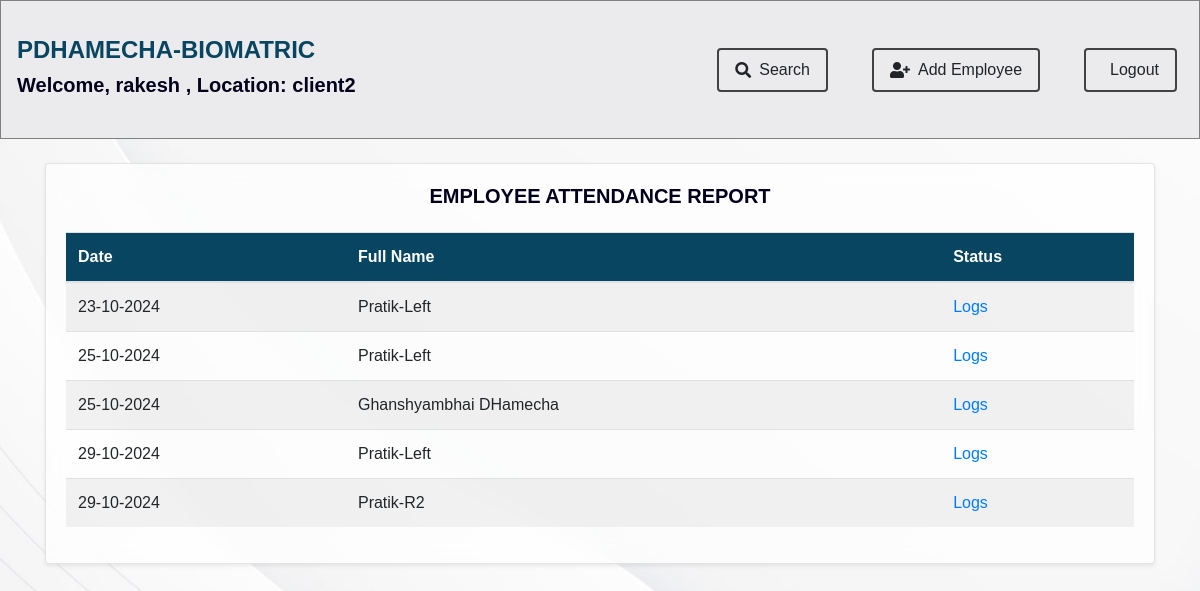
Screenshot of /report_form.php (signed in) with the database file from the repository.
### tables this page shows
CREATE TABLE IF NOT EXISTS `employees_biomatric` (
  `ebid` int NOT NULL AUTO_INCREMENT,
  `Name` varchar(255) NOT NULL,
  `email` varchar(255) NOT NULL,
  `password` varchar(255) NOT NULL,
  `IsoTemplate` blob NOT NULL,
  `AnsiTemplate` blob NOT NULL,
  `created_at` timestamp NOT NULL DEFAULT CURRENT_TIMESTAMP,
  `location` varchar(255) DEFAULT 'null',
  `register_id` int NOT NULL,
  PRIMARY KEY (`ebid`),
  UNIQUE KEY `email` (`email`)
);

### report_form.php (the view, shortened to what this page needs)
<?php
 require_once('connection.php');
 function fetchEmployeeCheckinCheckoutData($conn, $isCompany,$registerId) {
    $query = "
    SELECT SQL_NO_CACHE
        eb.ebid,
        eb.Name AS full_name,
        DATE_FORMAT(ec.Punch_In, '%d-%m-%Y') AS Punch_In_date,  -- Group by date
        GROUP_CONCAT(DISTINCT DATE_FORMAT(ec.Punch_In, '%h:%i:%s %p')) AS Punch_In_times,
        eb.location  -- Directly fetch the location without GROUP_CONCAT
    FROM
        employees_biomatric eb
    INNER JOIN
        employee_checkins ec ON eb.ebid = ec.ebid
    ";
    if ($isCompany) {
        $query .= " GROUP BY eb.ebid, DATE(ec.Punch_In), eb.location ";
        $query .= " ORDER BY DATE(ec.Punch_In) ASC;";
    } else {
    }
    $stmt = $conn->prepare($query);
    $stmt->execute();
    $result = $stmt->get_result();
    $employees = [];
    if ($result) {
        while ($row = $result->fetch_assoc()) {
            $employees[] = [
                'ebid' => htmlspecialchars($row['ebid']),
                'full_name' => htmlspecialchars($row['full_name']),
                'Punch_In_date' => htmlspecialchars($row['Punch_In_date']),
                'Punch_In_times' => htmlspecialchars($row['Punch_In_times']),
                'location' => htmlspecialchars($row['location']),
            ];
        }
    } else {
        error_log("Database query error: " . $conn->error);
    }
    return $employees;
}
if (isset($_SESSION['user_id'])) {
    $registerId = $_SESSION['user_id'];
    $isCompany =true;
    $employeesData = fetchEmployeeCheckinCheckoutData($conn, $isCompany,$registerId);
} else {
    $employeesData = [];
}
?>
<?php include('dashboard.php'); ?>
<div class="container-fluid d-flex justify-content-center align-items-center">
    <div class="container mt-4">
        <div class="card shadow-sm" style="width: 100%; backdrop-filter: blur(15px); border: none;border: 1px solid rgba(0, 0, 0, 0.1); background: rgba(255, 255, 255, 0.7);">
            <div class="card-body">
                <h5 style="font-weight: 900; color: #03001C;" class="text-center mb-4">EMPLOYEE ATTENDANCE REPORT</h5>
                <table class="table table-striped table-hover" id="employeeTable">
                    <thead style="background-color: var(--secondary--color); color: white;">
                        <tr>
                            <th>Date</th>
                            <th>Full Name</th>
                            <th>Status</th>
                        </tr>
                    </thead>
                    <tbody>
                        <?php
                            if (isset($employeesData) && !empty($employeesData)) {
                                foreach ($employeesData as $employee) {
                                    echo '
                                        <tr>
                                            <td>' . htmlspecialchars($employee['Punch_In_date']) . '</td>
                                            <td>' . htmlspecialchars($employee['full_name']) . '</td>
                                            <td>
                                                <a href="#"
                                                data-toggle="modal"
                                                data-target="#exampleModal"
                                                data-employee-id="' . htmlspecialchars($employee['ebid']) . '"
                                                data-employee-name="' . htmlspecialchars($employee['full_name']) . '"
                                                 data-check-in-date="' . htmlspecialchars($employee['Punch_In_date']) . '">
                                                Logs
                                                </a>
                                            </td>
                                        </tr>
                                    ';
                                }
                            } else {
                                echo '<tr><td colspan="3" class="text-center">No employee data found.</td></tr>';
                            }
                        ?>
                    </tbody>
                </table>
            </div>
        </div>
    </div>
</div>

### dashboard.php (shortened to what this page needs)
<!DOCTYPE html>
<html lang="en">
<head>
    <link rel="stylesheet" href="https://stackpath.bootstrapcdn.com/bootstrap/4.5.2/css/bootstrap.min.css">
    <link rel="stylesheet" href="https://pro.fontawesome.com/releases/v5.10.0/css/all.css">
    <link rel="stylesheet" href="assets/css/style.css">
    <link rel="stylesheet" href="https://cdn.jsdelivr.net/npm/sweetalert2@11/dist/sweetalert2.min.css">
</head>
<body class="background-image">
<div class="sticky-top-bar" style="position: sticky; top: 0; z-index: 1000;">
<div class="w-100 float-left" style="background-color:#ebeaec; border:solid 1px gray">
   <div class="overlay-img">
      <nav class="navbar navbar-expand-lg text-white">
         <div class="pt-1 pb-1 d-flex justify-content-between align-items-center">
            <a class="navbar-brand ml-3" href="http://pdhamecha.com/" target="_blank">
               <h4 style="font-weight: 900; color: var(--secondary--color);">PDHAMECHA-BIOMATRIC</h4>
               <h5 class="font-weight-bold text-center" style="font-weight: 700;color:#03001C">
                  Welcome, <?php echo htmlspecialchars($_SESSION['username']); ?>
                  <?php if (isset($_SESSION['location'])): ?>
                     , Location: <?php echo htmlspecialchars($_SESSION['location']); ?>
                  <?php endif; ?>
               </h5>
            </a>
         </div>
         <div class="collapse navbar-collapse" id="navbarNav">
            <ul class="navbar-nav ml-auto">
            <li class="nav-item">
                  <a class="btn outline-light d-flex align-items-center px-3 py-2" href="search_form.php"
                     style="border: 2px solid #424242; background: transparent;">
                     <i class="fas fa-search mr-2"></i> Search
                  </a>
               </li>
               <li class="nav-item">
                  <a class="btn outline-light d-flex align-items-center px-3 py-2" href="register_employee.php"
                     style="border: 2px solid #424242; background: transparent;">
                     <i class="fas fa-user-plus mr-2"></i> Add Employee
                  </a>
               </li>
               <li class="nav-item">
                  <a href="?logout" class="btn outline-light d-flex align-items-center px-3 py-2"
                     style="border: 2px solid #424242; background: transparent;">
                     <i class="fas fa-sign-out mr-2"></i> Logout
                  </a>
               </li>
            </ul>
         </div>
      </nav>
   </div>
</div>
</div>
</body>
</html>

### assets/css/style.css (style rules this page uses)
html { scroll-behavior: smooth; }
body { font-family: Arial, sans-serif; }
* { margin: 0; padding: 0; box-sizing: border-box; }
:root { --primary--color: #ffffff; --secondary--color: #074560; --text-color: #52656d; --accent-color: #ff8a00; --green-color: #1da678; }
.navbar { padding: 26px 0 24px 0 !important; }
.navbar a { text-decoration: none; }
.nav-item { padding: 0 22px; }
.navbar-nav li:first-child { padding-left: 62px; }

### dashboard.php (style rules this page uses)
.background-image { background-image: url('assets/image/biomatric.png'); background-size: cover; background-position: center; background-repeat: no-repeat; min-height: 100vh; overflow-x: hidden; }

### rows the page displays
employees_biomatric: Punch_In_date "23-10-2024", Name "Pratik-Left", Punch_In_date "25-10-2024", Punch_In_date "29-10-2024"
employees_biomatric: Punch_In_date "25-10-2024", Name "Ghanshyambhai DHamecha"
employees_biomatric: Punch_In_date "29-10-2024", Name "Pratik-R2"

### other values shown
$_SESSION['username'] "rakesh"
$_SESSION['location'] "client2"
